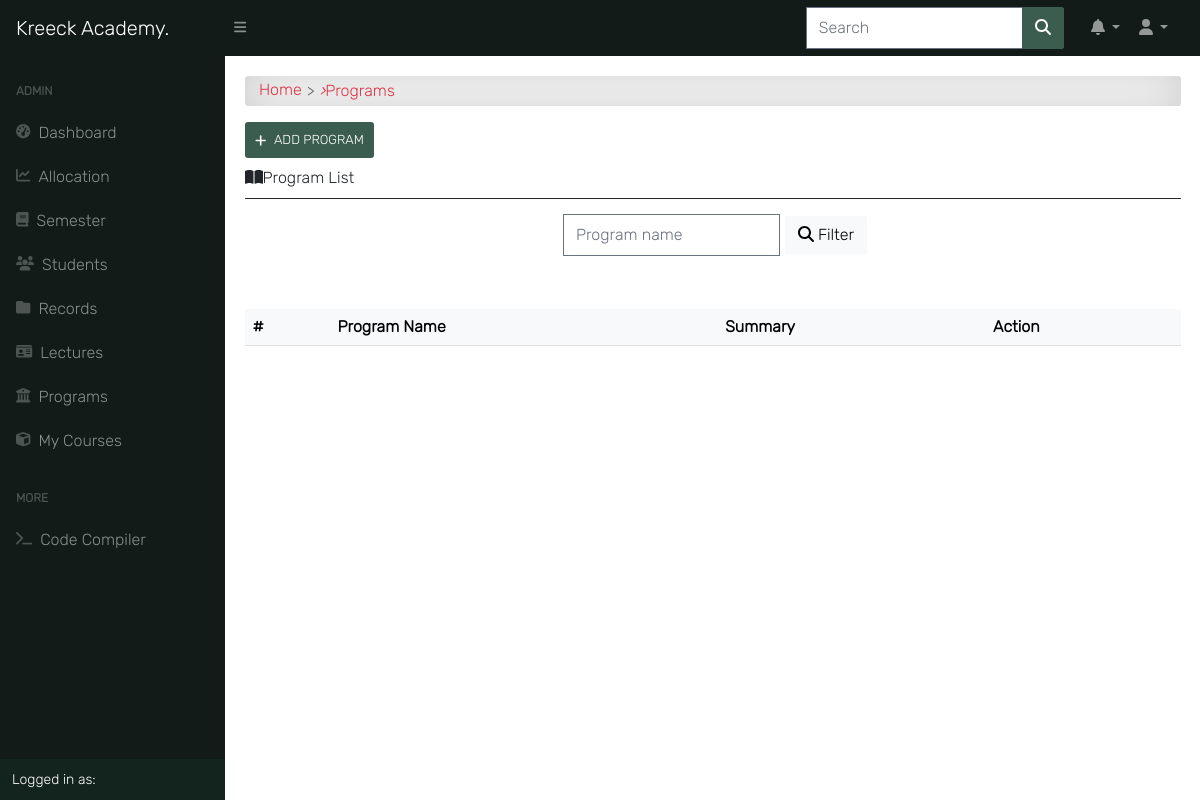
The app's page /programs/ (signed in), older data.
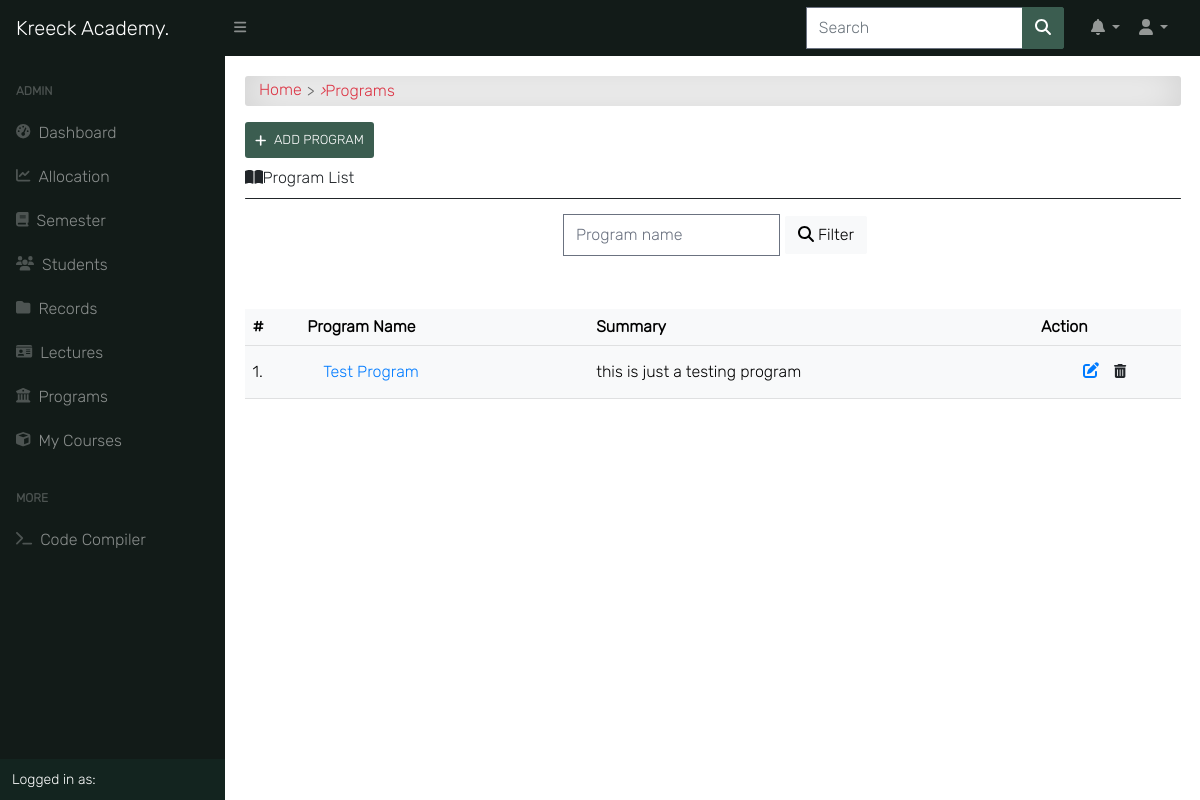
The same page, newer data.
### course/models.py (models this page shows, shortened)
class Program(models.Model):
    title = models.CharField(max_length=150, unique=True)
    summary = models.TextField(null=True, blank=True)
    objects = ProgramManager()
    def get_absolute_url(self):
        return reverse('program_detail', kwargs={'pk': self.pk})

### course/views.py (the view)
# urls.py: path('', program_view, name='programs'),
@cache_control(no_cache=True, must_revalidate=True, no_store=True)
@login_required
def program_view(request):
    programs = Program.objects.all()
    program_filter = request.GET.get('program_filter')
    if program_filter:
        programs = Program.objects.filter(title__icontains=program_filter)
    return render(request, 'course/program_list.html', {
        'title': "Programs | Kreeck Academy",
        'programs': programs,
    })

### templates/course/program_list.html (shortened to what this page needs)
{% extends 'base.html' %}
{% block content %}
<div id="input-nav"><a href="{% url 'home' %}" class="primary1">Home</a> <i>&rsaquo;</i> Programs</div>
{% if request.user.is_superuser %}
<a class="add-button" href="{% url 'add_program' %}"><i class="fas fa-plus"></i>Add Program</a>
{% endif %}
<div class="title"><i class="fas fa-book-open"></i>Program List</div>
<div class="title-line"></div>
<div class="content-center">
    <form class="search-form mx-auto" action="" method="GET">{% csrf_token %}
        <input class="au-input" type="text" name="program_filter" placeholder="Program name"
            value="{{ request.GET.program_filter }}" />
        <button class="btn btn-light" type="submit">
            <i class="fas fa-search"></i> Filter
        </button>
    </form>
</div>
<div class="table-responsive table-shadow table-light table-striped m-0 mt-5">
    <div class="table-shadow">
        <table class="table table-light">
            <thead>
                <tr>
                    <th>#</th>
                    <th>Program Name</th>
                    <th>Summary</th>
                    {% if request.user.is_superuser %}
                    <th>Action</th>
                    {% endif %}
                </tr>
            </thead>
            <tbody>
                {% for program in programs %}
                <tr>
                    <td>{{ forloop.counter }}.</td>
                    <td><a class="a-list" href="{{ program.get_absolute_url }}">
                            {{ program.title}}</a></td>
                    <td>{{ program.summary }} </td>
                    {% if request.user.is_superuser %}
                    <td>
                        <div class="update-delete">
                            <a href="{% url 'edit_program' pk=program.pk %}" class="update"><i
                                    class="fas fa-edit"></i></a>
                            <a href="{% url 'program_delete' pk=program.pk %}"  class="btn btn-sm">
                                <i class="fas fa-trash-alt"></i>
                            </a>
                        </div>
                    </td>
                    {% endif %}
                </tr>
                {% endfor %}
            </tbody>
        </table>
    </div>
</div>
{% endblock content %}

Row changes from the older to the newer data that the page shows:
added Program: title "Test Program", summary "this is just a testing program"
